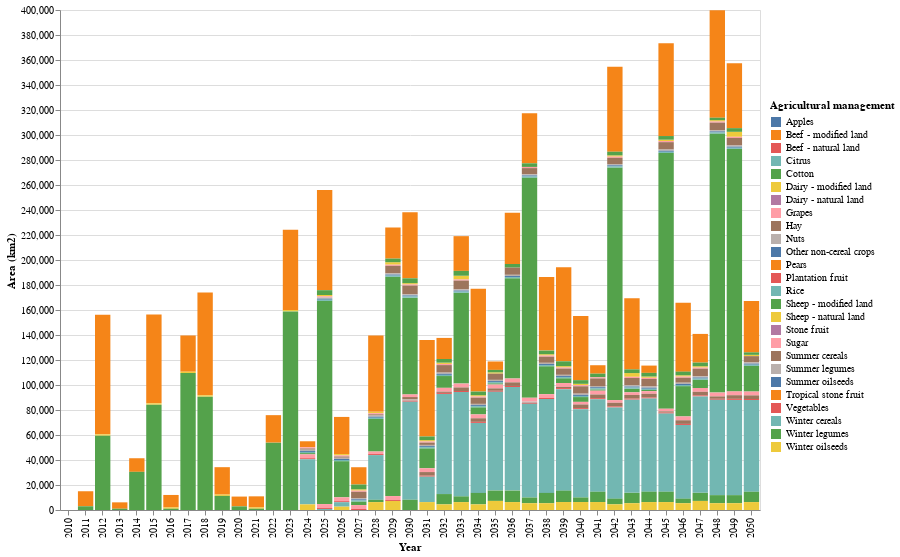

The cell this chart's notebook holds for it:
### Code cell
# HIDE CODE
am_area_km2 = get_AREA_am(switches_am)
am_area_km2[['Land use','Agricultural management']] = am_area_km2['Land use']\
                                                     .apply(lambda x: re.findall(r'(.*) \((.*)\)',x)[0]).tolist()

plot_area_am_lu(am_area_km2)

### Figure 1 — Vega-Lite specification as saved in the notebook (floating-point values rounded to 4 significant figures; data arrays with more than 128 entries replaced by an {"elided": "..."} marker saying what was removed)
{"config": {"view": {"continuousWidth": 300, "continuousHeight": 300}}, "data": {"name": "data-2bef341f1f884821303eb0b3931f1694"}, "mark": {"type": "bar"}, "encoding": {"color": {"field": "Land use", "legend": {"direction": "vertical", "legendX": 710, "legendY": 90, "orient": "none", "title": "Agricultural management", "titleAnchor": "start"}, "title": "Land use", "type": "nominal"}, "tooltip": [{"field": "Year", "type": "quantitative"}, {"field": "Land use", "type": "nominal"}, {"field": "Area (km2)", "type": "quantitative"}], "x": {"field": "Year", "title": "Year", "type": "ordinal"}, "y": {"field": "Area (km2)", "title": "Area (km2)", "type": "quantitative"}}, "height": 500, "width": 700, "$schema": "https://vega.github.io/schema/vega-lite/v5.15.1.json", "datasets": {"data-2bef341f1f884821303eb0b3931f1694": {"elided": "1166 records"}}}
